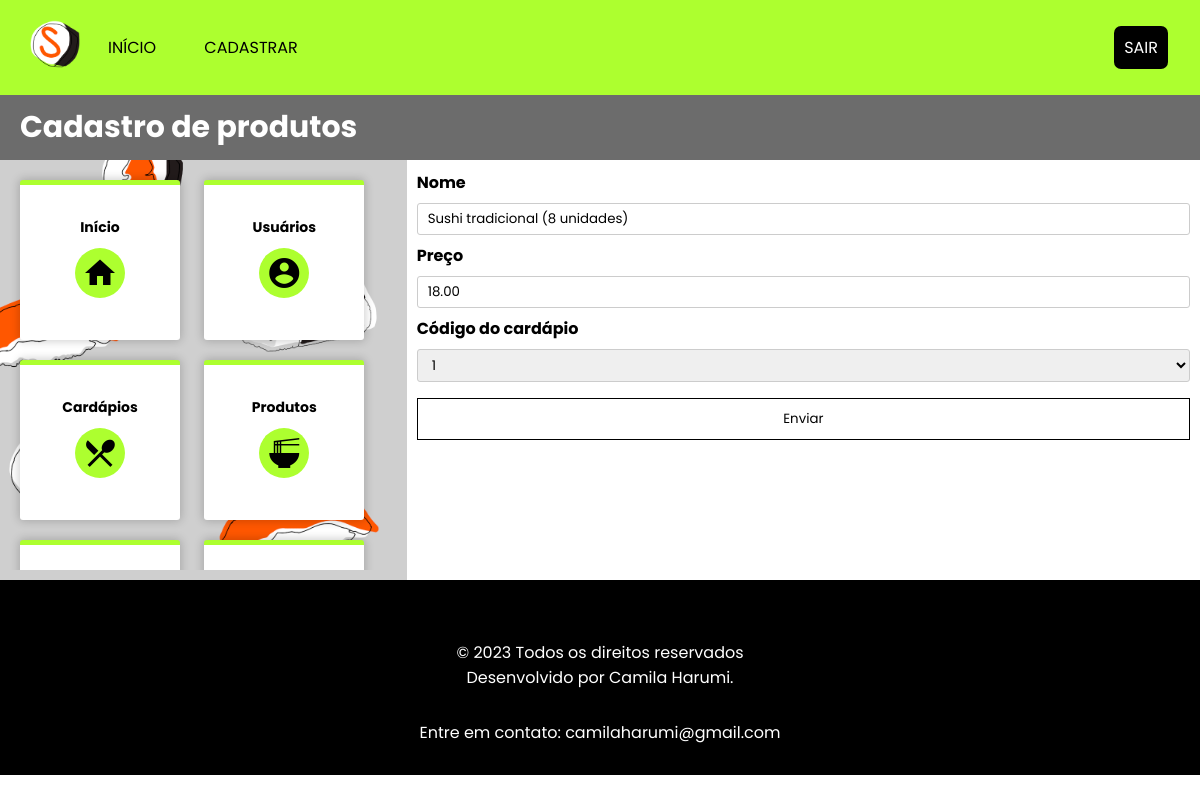
Screenshot of /cadastrarProduto.php?id=1 (signed in) with the database file from the repository.
### tables this page shows
CREATE TABLE IF NOT EXISTS Produto (
    CodProduto INT NOT NULL AUTO_INCREMENT,
    Nome VARCHAR(50) NOT NULL,
    Preco DECIMAL(4,2) NOT NULL,
    CodCardapio TINYINT NOT NULL,
    PRIMARY KEY (CodProduto),
    FOREIGN KEY (CodCardapio) REFERENCES Cardapio(CodCardapio)
);

CREATE TABLE IF NOT EXISTS Cardapio (
    CodCardapio TINYINT NOT NULL AUTO_INCREMENT,
    Nome VARCHAR(50) NOT NULL,
    Descricao TEXT NOT NULL,
    PRIMARY KEY (CodCardapio)
);

### cadastrarProduto.php (the view, shortened to what this page needs)
<?php
    include 'includes/conectarBD.php';
    $nome = "";
    $preco = "";
    $id_cardapio = "";
    if (isset($_GET['id'])) {
        $id = $_GET['id'];
        $sql = "SELECT * FROM Produto WHERE CodProduto = $id";
        $resultado = mysqli_query($conn, $sql);
        $row = mysqli_fetch_assoc($resultado);
        $nome = $row['Nome'];
        $preco = $row['Preco'];
        $id_cardapio = $row['CodCardapio'];
    }
    include 'includes/menu.php';
?>
    <header id="header-cadastro">
        <h1>Cadastro de produtos</h1>
    </header>
    <section id="tela-gerenciamento">
        <?php include 'includes/sidebar.php' ?>
        <article>
            <form action="receberProduto.php" method="post" autocomplete="off">
                <label for="nome">Nome</label>
                <input type="text" name="nome" value="<?php echo $nome; ?>" required>
                <label for="descricao">Preço</label>
                <input type="text" name="preco" value="<?php echo $preco; ?>" required>
                <label for="cardapio">Código do cardápio</label>
                <select name="id_cardapio" required>
                    <?php
                        $sql = "SELECT * FROM Cardapio";
                        $resultado = mysqli_query($conn, $sql);
                        while ($row = mysqli_fetch_assoc($resultado)) {
                            echo "<option ";
                            if ($id_cardapio == $row['CodCardapio']) {
                                echo "selected ";
                            }
                            echo "value='" . $row['CodCardapio'] . "'>" . $row['CodCardapio'] . "</option>";
                        }
                    ?>
                </select>
                <button type="submit">Enviar</button>
            </form>
        </article>
    </section>
    <?php include 'includes/rodape.php';?>

### css/style.css (style rules this page uses)
* { box-sizing: border-box; -webkit-box-sizing: border-box; -moz-box-sizing: border-box; font-family: 'Poppins', Arial, Verdana, sans-serif; }
body, h1, h2, p, a { padding: 0px; margin: 0px; overflow-x: hidden; }
body { min-height: 100vh; }
h1 { font-size: 30px; }
#header-cadastro { background-color: #6c6c6c; color: white; font-size: 20px; padding: 10px; padding-left: 20px; }
section#tela-gerenciamento { display: flex; display: -webkit-flex; }
article { padding: 10px; -webkit-flex: 3; -ms-flex: 3; flex: 2; overflow: scroll; overflow-x: hidden; }
input[type=text], input[type=date], input[type=email], input[type=password], select, textarea { display: inline-block; width: 100%; padding: 5px 10px; margin: 8px 0; border: 1px solid #ccc; border-radius: 3px; box-sizing: border-box; }
button[type=submit] { background-color: white; color: black; width: 100%; padding: 10px 20px; margin: 8px 0; border: 1px solid black; cursor: pointer; transition: 0.4s; }
label { font-weight: bold; }

### rows the page displays
produto: nome "Sushi tradicional (8 unidades)", preco "18.00", id_cardapio "1"
